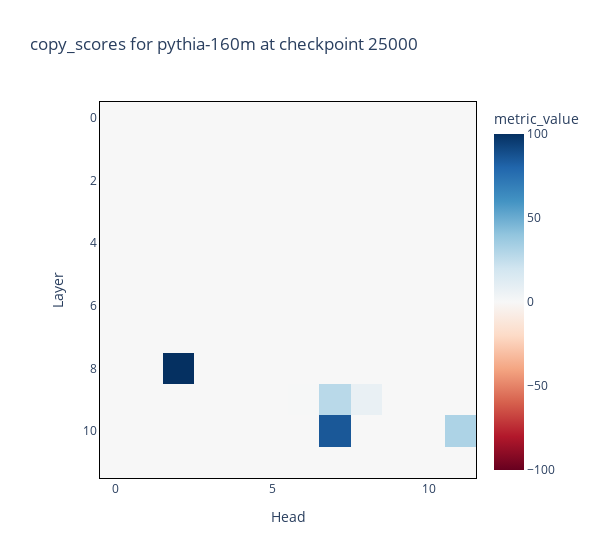
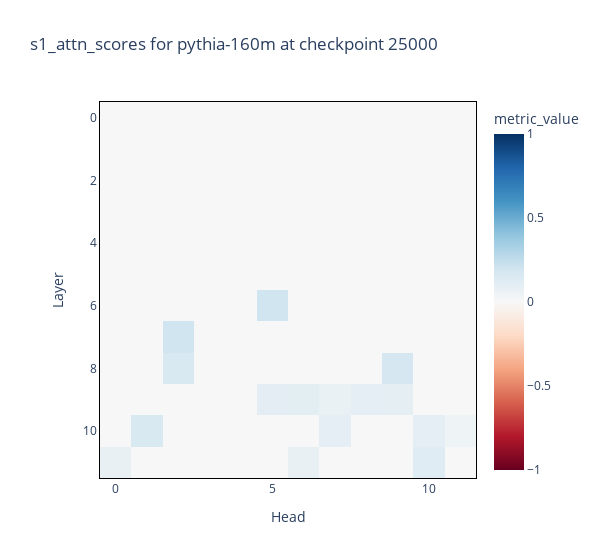

Notebook code for these charts, in order:
### Code cell
for metric in component_scores['direct_effect_scores'].keys():
    # if metric contains "attn"
    if 'attn' in metric:
        min = -1
        max = 1
    else:
        min = None
        max = None
    imshow_p(
        component_scores['direct_effect_scores'][metric], 
        title=f'{metric} for {MODEL_SHORTNAME} at checkpoint {checkpoint}',
        labels={"x": "Head", "y": "Layer", "color": "metric_value"},
        border=True,
        coloraxis=dict(cmin=min, cmax=max),
        width=600,
        margin={"r": 100, "l": 100}
        )

### Figure 1 — Plotly figure (JSON) as saved in the notebook; plotly's stock layout.template omitted (floating-point values rounded to 4 significant figures; data arrays with more than 128 entries replaced by an {"elided": "..."} marker saying what was removed)
{"data": [{"coloraxis": "coloraxis", "hovertemplate": "Head: %{x}<br>Layer: %{y}<br>metric_value: %{z}<extra></extra>", "name": "0", "type": "heatmap", "xaxis": "x", "yaxis": "y", "z": {"elided": "12x12 float values"}}], "layout": {"coloraxis": {"cmid": 0, "colorbar": {"title": {"text": "metric_value"}}, "colorscale": [[0, "rgb(103,0,31)"], [0.1, "rgb(178,24,43)"], [0.2, "rgb(214,96,77)"], [0.3, "rgb(244,165,130)"], [0.4, "rgb(253,219,199)"], [0.5, "rgb(247,247,247)"], [0.6, "rgb(209,229,240)"], [0.7, "rgb(146,197,222)"], [0.8, "rgb(67,147,195)"], [0.9, "rgb(33,102,172)"], [1, "rgb(5,48,97)"]]}, "margin": {"l": 100, "r": 100}, "title": {"text": "copy_scores for pythia-160m at checkpoint 25000"}, "width": 600, "xaxis": {"anchor": "y", "constrain": "domain", "domain": [0, 1], "linecolor": "black", "linewidth": 1, "mirror": true, "scaleanchor": "y", "showline": true, "title": {"text": "Head"}}, "yaxis": {"anchor": "x", "autorange": "reversed", "constrain": "domain", "domain": [0, 1], "linecolor": "black", "linewidth": 1, "mirror": true, "showline": true, "title": {"text": "Layer"}}}}

### Figure 2 — Plotly figure (JSON) as saved in the notebook; plotly's stock layout.template omitted (floating-point values rounded to 4 significant figures; data arrays with more than 128 entries replaced by an {"elided": "..."} marker saying what was removed)
{"data": [{"coloraxis": "coloraxis", "hovertemplate": "Head: %{x}<br>Layer: %{y}<br>metric_value: %{z}<extra></extra>", "name": "0", "type": "heatmap", "xaxis": "x", "yaxis": "y", "z": {"elided": "12x12 float values"}}], "layout": {"coloraxis": {"cmax": 1, "cmid": 0, "cmin": -1, "colorbar": {"title": {"text": "metric_value"}}, "colorscale": [[0, "rgb(103,0,31)"], [0.1, "rgb(178,24,43)"], [0.2, "rgb(214,96,77)"], [0.3, "rgb(244,165,130)"], [0.4, "rgb(253,219,199)"], [0.5, "rgb(247,247,247)"], [0.6, "rgb(209,229,240)"], [0.7, "rgb(146,197,222)"], [0.8, "rgb(67,147,195)"], [0.9, "rgb(33,102,172)"], [1, "rgb(5,48,97)"]]}, "margin": {"l": 100, "r": 100}, "title": {"text": "s1_attn_scores for pythia-160m at checkpoint 25000"}, "width": 600, "xaxis": {"anchor": "y", "constrain": "domain", "domain": [0, 1], "linecolor": "black", "linewidth": 1, "mirror": true, "scaleanchor": "y", "showline": true, "title": {"text": "Head"}}, "yaxis": {"anchor": "x", "autorange": "reversed", "constrain": "domain", "domain": [0, 1], "linecolor": "black", "linewidth": 1, "mirror": true, "showline": true, "title": {"text": "Layer"}}}}
